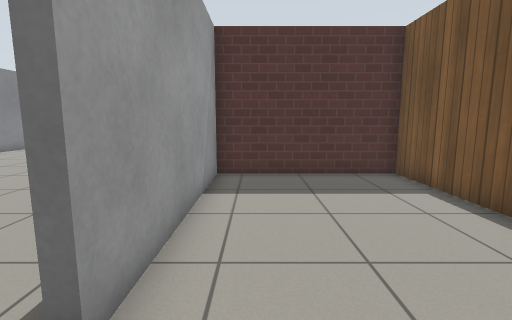
View 1 (above)

21 first-person views from a walk through a robot-simulator world made for Gazebo. The camera is 0.94 m above the floor, tilts 8° down and sees 85° across. The floor is counted in squares, 0.5 m on a side. Each view is taken from the middle of a square. On the plan, view 1 faces up. The plan holds only what a view shows up to about 16 squares ahead; the rest is blank. Gazebo's built-in surfaces are drawn with simple patterns.

View 2
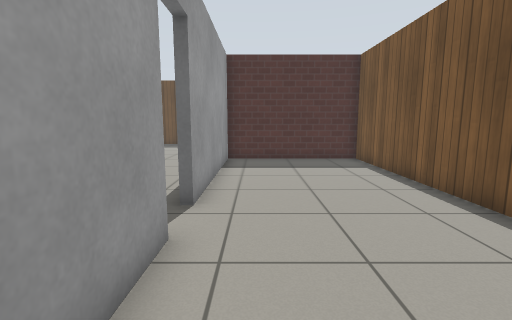

View 3
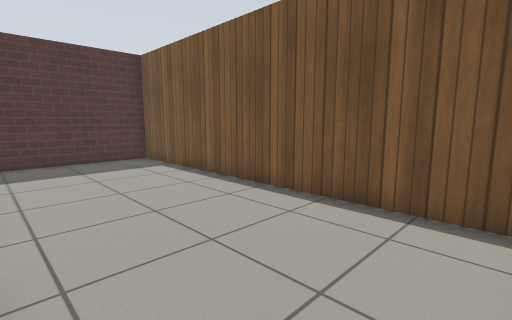

View 4
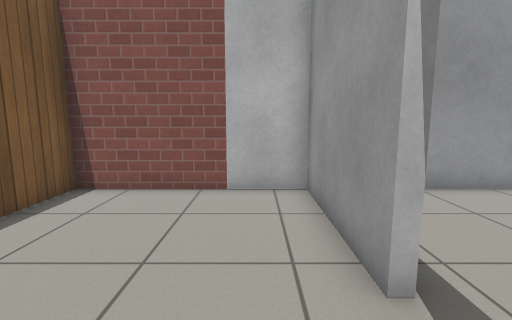

View 5
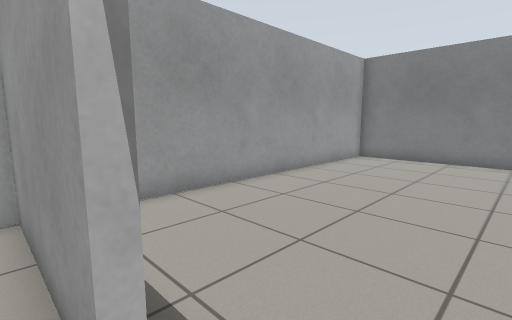

View 6
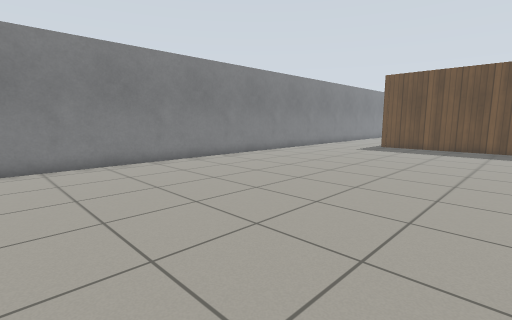

View 7
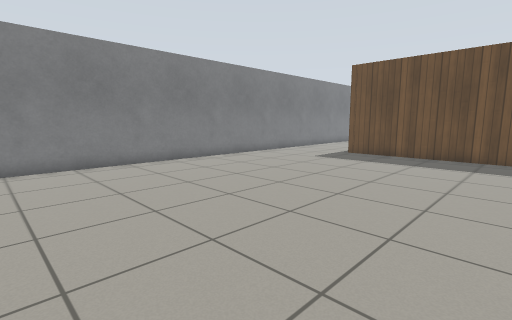

View 8
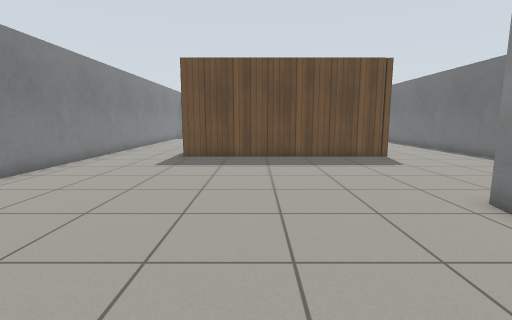

View 9
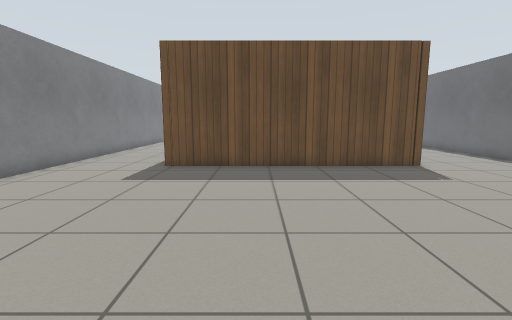

View 10
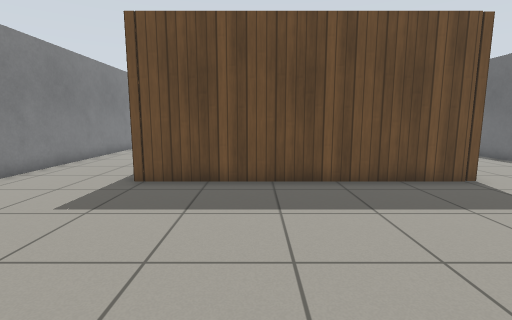

View 11
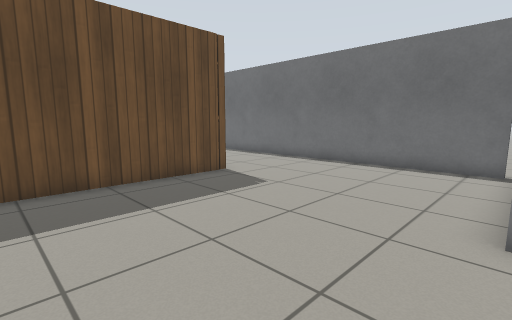

View 12
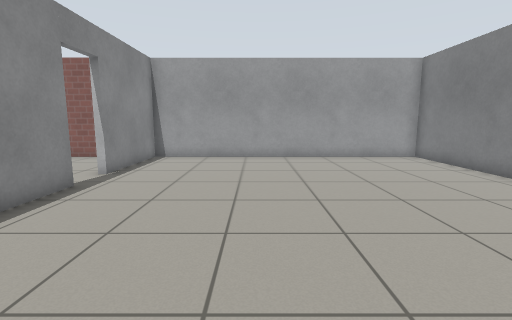

View 13
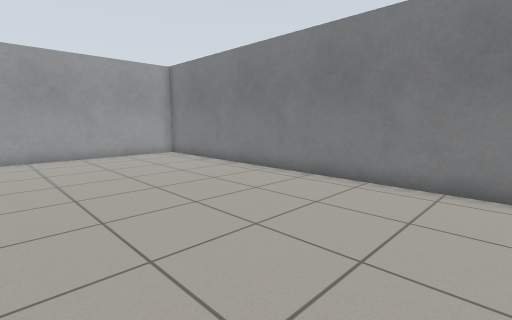

View 14
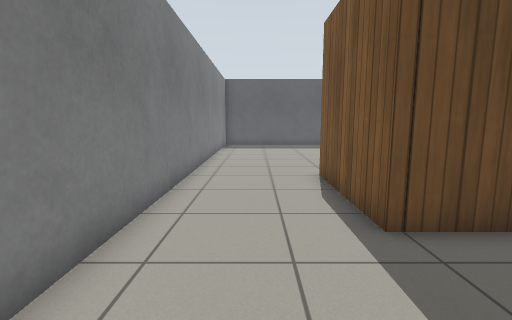

View 15
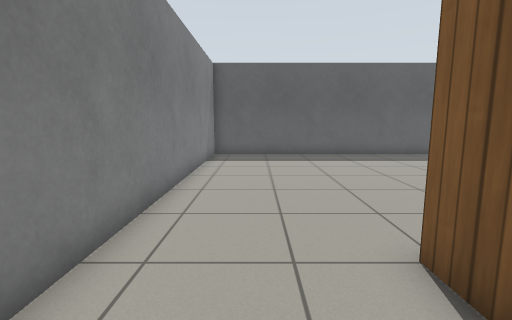

View 16
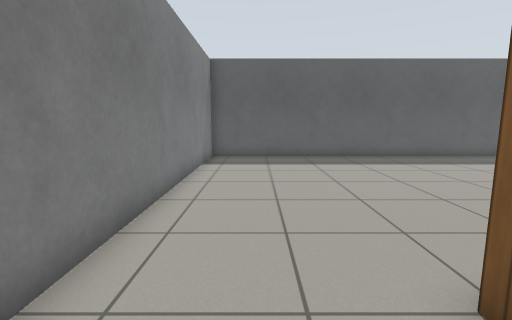

View 17
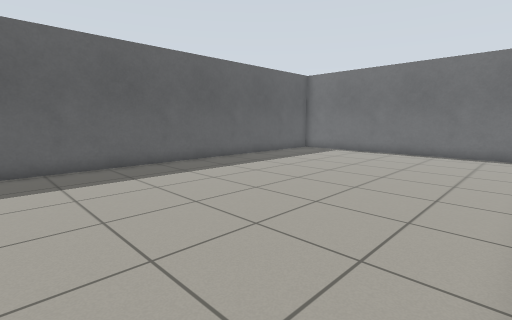

View 18
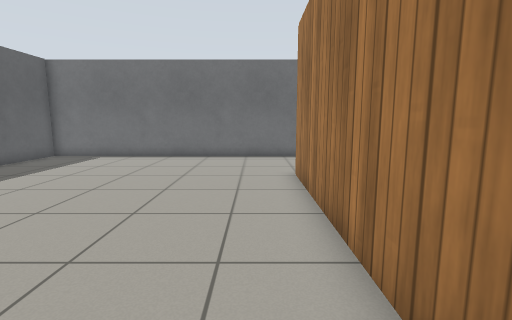

View 19
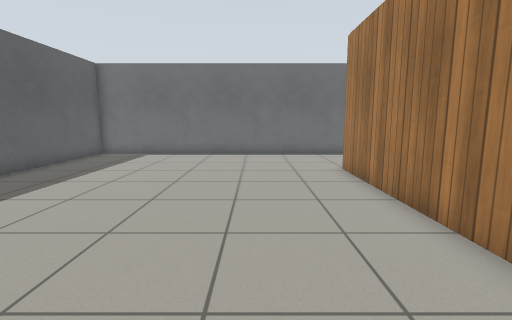

View 20
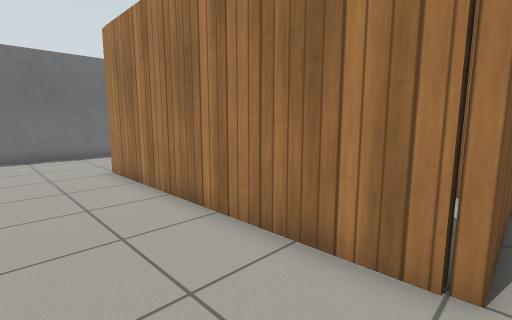

View 21
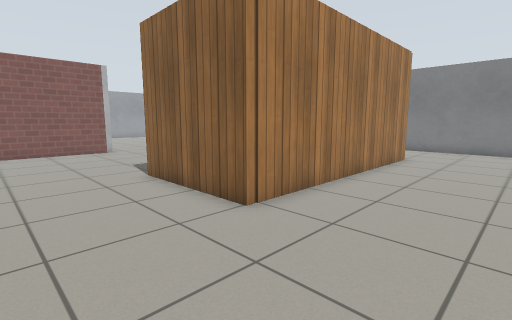

### Floor plan
Ten units are one square. View 1 is at (0, 0); x grows to the right and y downward. Boxes are objects, and circles mark ways between rooms. Rooms are numbered by the first view taken in them; rooms with no view inside come last. Other rooms are left out.
<svg viewBox="-159 -363 214 414">
<path fill="none" stroke="#000" d="M-14 -2 -14 46 50 46 50 -99 -14 -99 -14 -20M-17 -95 -17 -102M-14 -102 34 -102M-17 -20 -17 -45M50 -105 50 -244M-1 -236 -1 -185 -108 -185 -108 -236M-154 -246 -154 46 -17 46 -17 -2M-108 -236 -1 -236M50 -244 50 -358 -154 -358 -154 -246"/>
<circle cx="-17" cy="-13" r="3" fill="#2a7"/>
<circle cx="-125" cy="-248" r="3" fill="#2a7"/>
<circle cx="25" cy="-248" r="3" fill="#2a7"/>
<text x="20" y="-30">1</text>
<text x="-70" y="-100">2</text>
<text x="-50" y="-300">3</text>
</svg>
Room 1 opens to room 2. Room 2 opens to room 3.

Where each view was taken, in squares from view 1:
view 1: 0 up, 0 right, facing up
view 2: 4 down, 0 right, facing up
view 3: 4 down, 1 left, facing up-right
view 4: 3 up, 0 right, facing down
view 5: 2 up, 1 left, facing down-left
view 6: 2 down, 3 left, facing up-left
view 7: 3 up, 3 left, facing up-left
view 8: 4 up, 7 left, facing up
view 9: 7 up, 7 left, facing up
view 10: 10 up, 7 left, facing up
view 11: 10 up, 7 left, facing up-right
view 12: 10 up, 7 left, facing down
view 13: 11 up, 7 left, facing down-left
view 14: 14 up, 13 left, facing up
view 15: 20 up, 13 left, facing up
view 16: 21 up, 13 left, facing up
view 17: 24 up, 12 left, facing up-right
view 18: 25 up, 10 left, facing right
view 19: 27 up, 11 left, facing right
view 20: 27 up, 11 left, facing down-right
view 21: 28 up, 4 right, facing down-left
